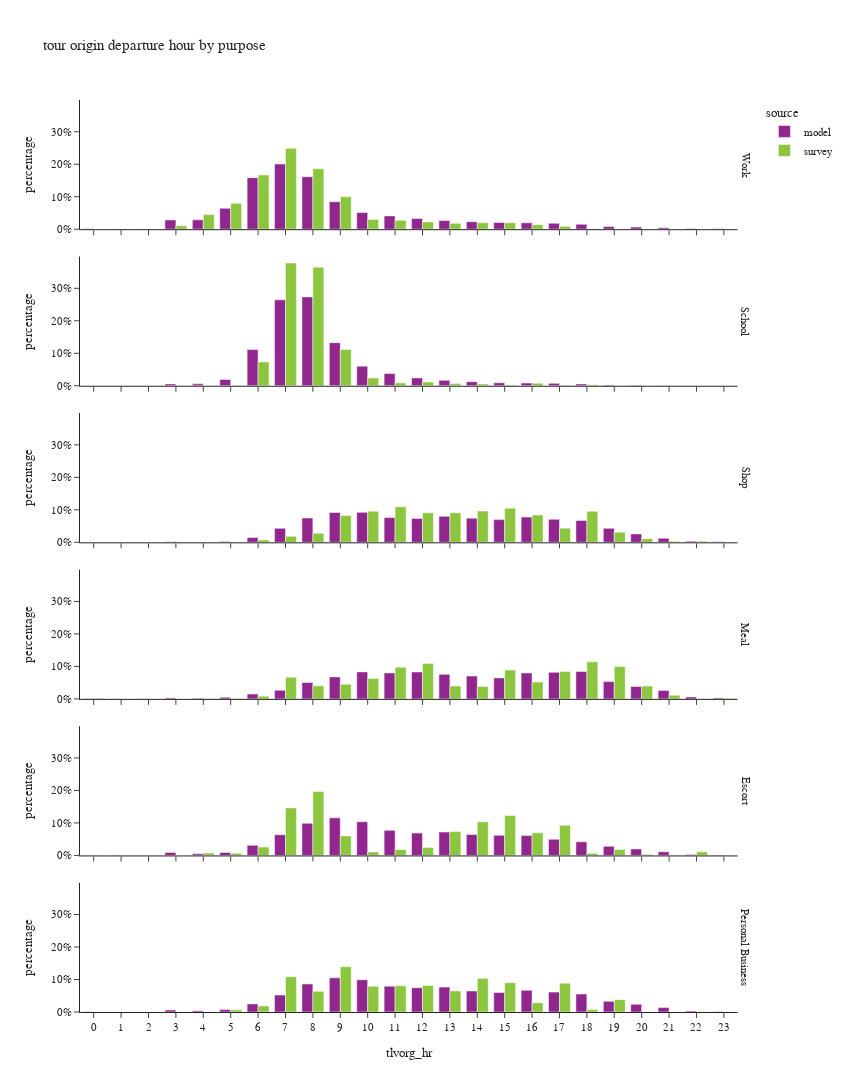

Write notebook code for a chart like this one.
### Code cell
df_plot = df_tour.groupby(['tlvorg_hr','pdpurp_label','source'])['toexpfac'].agg(sample_count='size', toexpfac='sum').reset_index()
df_plot['percentage'] = df_plot.groupby(['pdpurp_label','source'], group_keys=False)['toexpfac']. \
    apply(lambda x: x / float(x.sum()))

fig = px.bar(df_plot.sort_values(['source','pdpurp_label']),
             x="tlvorg_hr", y="percentage", color="source",barmode="group",
             facet_row='pdpurp_label',
             hover_data=['toexpfac','sample_count'],
             title="tour origin departure hour by purpose")
fig.update_layout(height=1500, width=850)
fig.for_each_annotation(lambda a: a.update(text = a.text.split("=")[-1]))
fig.for_each_xaxis(lambda a: a.update(dict(dtick = 1, categoryorder='category ascending')))
fig.for_each_yaxis(lambda a: a.update(dict(tickformat=".0%")))
fig.show()

### Figure 1 — Plotly figure (JSON) as saved in the notebook; plotly's stock layout.template omitted (floating-point values rounded to 4 significant figures)
{"data": [{"alignmentgroup": "True", "customdata": [[1644.0, 1644.0], [1017.0, 1017.0], [411.0, 411.0], [45980.0, 45980.0], [46380.0, 46380.0], [103300.0, 103300.0], [255500.0, 255500.0], [322900.0, 322900.0], [260000.0, 260000.0], [136300.0, 136300.0], [82600.0, 82600.0], [65860.0, 65860.0], [52890.0, 52890.0], [42870.0, 42870.0], [37070.0, 37070.0], [32980.0, 32980.0], [31600.0, 31600.0], [29570.0, 29570.0], [24430.0, 24430.0], [12990.0, 12990.0], [10460.0, 10460.0], [7116.0, 7116.0], [3363.0, 3363.0], [2359.0, 2359.0]], "hovertemplate": "source=model<br>pdpurp_label=Work<br>tlvorg_hr=%{x}<br>percentage=%{y}<br>toexpfac=%{customdata[0]}<br>sample_count=%{customdata[1]}<extra></extra>", "legendgroup": "model", "marker": {"color": "#91268F", "pattern": {"shape": ""}}, "name": "model", "offsetgroup": "model", "orientation": "v", "showlegend": true, "textposition": "auto", "type": "bar", "x": [0, 1, 2, 3, 4, 5, 6, 7, 8, 9, 10, 11, 12, 13, 14, 15, 16, 17, 18, 19, 20, 21, 22, 23], "xaxis": "x6", "y": [0.001021, 0.0006318, 0.0002553, 0.02856, 0.02882, 0.0642, 0.1587, 0.2006, 0.1615, 0.08468, 0.05132, 0.04092, 0.03286, 0.02664, 0.02303, 0.02049, 0.01963, 0.01837, 0.01518, 0.008072, 0.006497, 0.004421, 0.002089, 0.001466], "yaxis": "y6"}, {"alignmentgroup": "True", "customdata": [[1.0, 1.0], [0.0, 0.0], [0.0, 0.0], [3435.0, 3435.0], [3558.0, 3558.0], [11630.0, 11630.0], [67350.0, 67350.0], [159900.0, 159900.0], [165300.0, 165300.0], [80160.0, 80160.0], [36530.0, 36530.0], [22700.0, 22700.0], [14640.0, 14640.0], [10060.0, 10060.0], [7493.0, 7493.0], [5603.0, 5603.0], [5007.0, 5007.0], [4498.0, 4498.0], [3492.0, 3492.0], [1267.0, 1267.0], [1139.0, 1139.0], [697.0, 697.0], [10.0, 10.0], [1.0, 1.0]], "hovertemplate": "source=model<br>pdpurp_label=School<br>tlvorg_hr=%{x}<br>percentage=%{y}<br>toexpfac=%{customdata[0]}<br>sample_count=%{customdata[1]}<extra></extra>", "legendgroup": "model", "marker": {"color": "#91268F", "pattern": {"shape": ""}}, "name": "model", "offsetgroup": "model", "orientation": "v", "showlegend": false, "textposition": "auto", "type": "bar", "x": [0, 1, 2, 3, 4, 5, 6, 7, 8, 9, 10, 11, 12, 13, 14, 15, 16, 17, 18, 19, 20, 21, 22, 23], "xaxis": "x5", "y": [1.654e-06, 0.0, 0.0, 0.005682, 0.005886, 0.01923, 0.1114, 0.2645, 0.2735, 0.1326, 0.06043, 0.03756, 0.02422, 0.01664, 0.0124, 0.009269, 0.008283, 0.007441, 0.005777, 0.002096, 0.001884, 0.001153, 1.654e-05, 1.654e-06], "yaxis": "y5"}, {"alignmentgroup": "True", "customdata": [[304.0, 304.0], [263.0, 263.0], [120.0, 120.0], [1226.0, 1226.0], [918.0, 918.0], [2107.0, 2107.0], [10900.0, 10900.0], [31470.0, 31470.0], [54740.0, 54740.0], [67060.0, 67060.0], [67410.0, 67410.0], [55600.0, 55600.0], [53800.0, 53800.0], [58540.0, 58540.0], [54400.0, 54400.0], [51070.0, 51070.0], [56810.0, 56810.0], [51700.0, 51700.0], [49300.0, 49300.0], [31480.0, 31480.0], [18900.0, 18900.0], [9028.0, 9028.0], [2479.0, 2479.0], [1231.0, 1231.0]], "hovertemplate": "source=model<br>pdpurp_label=Shop<br>tlvorg_hr=%{x}<br>percentage=%{y}<br>toexpfac=%{customdata[0]}<br>sample_count=%{customdata[1]}<extra></extra>", "legendgroup": "model", "marker": {"color": "#91268F", "pattern": {"shape": ""}}, "name": "model", "offsetgroup": "model", "orientation": "v", "showlegend": false, "textposition": "auto", "type": "bar", "x": [0, 1, 2, 3, 4, 5, 6, 7, 8, 9, 10, 11, 12, 13, 14, 15, 16, 17, 18, 19, 20, 21, 22, 23], "xaxis": "x4", "y": [0.000416, 0.0003599, 0.0001642, 0.001678, 0.001256, 0.002883, 0.01491, 0.04306, 0.0749, 0.09175, 0.09223, 0.07607, 0.07361, 0.0801, 0.07444, 0.06988, 0.07773, 0.07075, 0.06746, 0.04308, 0.02586, 0.01235, 0.003392, 0.001684], "yaxis": "y4"}, {"alignmentgroup": "True", "customdata": [[385.0, 385.0], [256.0, 256.0], [114.0, 114.0], [1183.0, 1183.0], [862.0, 862.0], [1859.0, 1859.0], [5687.0, 5687.0], [10180.0, 10180.0], [19300.0, 19300.0], [25910.0, 25910.0], [31820.0, 31820.0], [30570.0, 30570.0], [31740.0, 31740.0], [28940.0, 28940.0], [26860.0, 26860.0], [24730.0, 24730.0], [30500.0, 30500.0], [31300.0, 31300.0], [32280.0, 32280.0], [20370.0, 20370.0], [14740.0, 14740.0], [10020.0, 10020.0], [2343.0, 2343.0], [1049.0, 1049.0]], "hovertemplate": "source=model<br>pdpurp_label=Meal<br>tlvorg_hr=%{x}<br>percentage=%{y}<br>toexpfac=%{customdata[0]}<br>sample_count=%{customdata[1]}<extra></extra>", "legendgroup": "model", "marker": {"color": "#91268F", "pattern": {"shape": ""}}, "name": "model", "offsetgroup": "model", "orientation": "v", "showlegend": false, "textposition": "auto", "type": "bar", "x": [0, 1, 2, 3, 4, 5, 6, 7, 8, 9, 10, 11, 12, 13, 14, 15, 16, 17, 18, 19, 20, 21, 22, 23], "xaxis": "x3", "y": [0.001005, 0.0006684, 0.0002977, 0.003089, 0.002251, 0.004854, 0.01485, 0.02657, 0.05039, 0.06766, 0.08307, 0.07983, 0.08286, 0.07557, 0.07013, 0.06456, 0.07965, 0.08172, 0.0843, 0.05318, 0.03847, 0.02617, 0.006118, 0.002739], "yaxis": "y3"}, {"alignmentgroup": "True", "customdata": [[234.0, 234.0], [194.0, 194.0], [114.0, 114.0], [5874.0, 5874.0], [3341.0, 3341.0], [5850.0, 5850.0], [19590.0, 19590.0], [39920.0, 39920.0], [62030.0, 62030.0], [72560.0, 72560.0], [65000.0, 65000.0], [48510.0, 48510.0], [43190.0, 43190.0], [45190.0, 45190.0], [40480.0, 40480.0], [38740.0, 38740.0], [38360.0, 38360.0], [31230.0, 31230.0], [26420.0, 26420.0], [17720.0, 17720.0], [12570.0, 12570.0], [7000.0, 7000.0], [2052.0, 2052.0], [1080.0, 1080.0]], "hovertemplate": "source=model<br>pdpurp_label=Escort<br>tlvorg_hr=%{x}<br>percentage=%{y}<br>toexpfac=%{customdata[0]}<br>sample_count=%{customdata[1]}<extra></extra>", "legendgroup": "model", "marker": {"color": "#91268F", "pattern": {"shape": ""}}, "name": "model", "offsetgroup": "model", "orientation": "v", "showlegend": false, "textposition": "auto", "type": "bar", "x": [0, 1, 2, 3, 4, 5, 6, 7, 8, 9, 10, 11, 12, 13, 14, 15, 16, 17, 18, 19, 20, 21, 22, 23], "xaxis": "x2", "y": [0.0003731, 0.0003093, 0.0001817, 0.009365, 0.005326, 0.009327, 0.03123, 0.06365, 0.09889, 0.1157, 0.1036, 0.07734, 0.06885, 0.07204, 0.06454, 0.06176, 0.06115, 0.04979, 0.04212, 0.02825, 0.02004, 0.01116, 0.003271, 0.001722], "yaxis": "y2"}, {"alignmentgroup": "True", "customdata": [[181.0, 181.0], [112.0, 112.0], [46.0, 46.0], [2515.0, 2515.0], [1455.0, 1455.0], [3162.0, 3162.0], [9843.0, 9843.0], [20570.0, 20570.0], [34090.0, 34090.0], [41620.0, 41620.0], [39340.0, 39340.0], [31520.0, 31520.0], [29580.0, 29580.0], [30330.0, 30330.0], [25620.0, 25620.0], [23780.0, 23780.0], [26480.0, 26480.0], [24230.0, 24230.0], [21900.0, 21900.0], [13040.0, 13040.0], [9384.0, 9384.0], [5390.0, 5390.0], [1218.0, 1218.0], [560.0, 560.0]], "hovertemplate": "source=model<br>pdpurp_label=Personal Business<br>tlvorg_hr=%{x}<br>percentage=%{y}<br>toexpfac=%{customdata[0]}<br>sample_count=%{customdata[1]}<extra></extra>", "legendgroup": "model", "marker": {"color": "#91268F", "pattern": {"shape": ""}}, "name": "model", "offsetgroup": "model", "orientation": "v", "showlegend": false, "textposition": "auto", "type": "bar", "x": [0, 1, 2, 3, 4, 5, 6, 7, 8, 9, 10, 11, 12, 13, 14, 15, 16, 17, 18, 19, 20, 21, 22, 23], "xaxis": "x", "y": [0.0004571, 0.0002828, 0.0001162, 0.006351, 0.003675, 0.007985, 0.02486, 0.05195, 0.0861, 0.1051, 0.09936, 0.07959, 0.07472, 0.0766, 0.06469, 0.06007, 0.06686, 0.0612, 0.05531, 0.03293, 0.0237, 0.01361, 0.003076, 0.001414], "yaxis": "y"}, {"alignmentgroup": "True", "customdata": [[0.0, 0.0], [290.0, 1.0], [0.0, 0.0], [14790.0, 21.0], [62330.0, 65.0], [110600.0, 135.0], [231800.0, 369.0], [345800.0, 614.0], [258900.0, 504.0], [138800.0, 292.0], [41930.0, 170.0], [37960.0, 99.0], [31180.0, 106.0], [24950.0, 69.0], [27290.0, 62.0], [27510.0, 50.0], [19080.0, 33.0], [12320.0, 34.0], [1955.0, 10.0], [745.8, 7.0], [270.8, 7.0], [113.8, 3.0], [387.4, 6.0], [235.3, 1.0]], "hovertemplate": "source=survey<br>pdpurp_label=Work<br>tlvorg_hr=%{x}<br>percentage=%{y}<br>toexpfac=%{customdata[0]}<br>sample_count=%{customdata[1]}<extra></extra>", "legendgroup": "survey", "marker": {"color": "#8CC63E", "pattern": {"shape": ""}}, "name": "survey", "offsetgroup": "survey", "orientation": "v", "showlegend": true, "textposition": "auto", "type": "bar", "x": [0, 1, 2, 3, 4, 5, 6, 7, 8, 9, 10, 11, 12, 13, 14, 15, 16, 17, 18, 19, 20, 21, 22, 23], "xaxis": "x6", "y": [0.0, 0.0002088, 0.0, 0.01065, 0.04487, 0.07959, 0.1669, 0.2489, 0.1864, 0.0999, 0.03019, 0.02732, 0.02245, 0.01796, 0.01964, 0.0198, 0.01373, 0.008868, 0.001407, 0.0005368, 0.0001949, 8.192e-05, 0.0002788, 0.0001694], "yaxis": "y6"}, {"alignmentgroup": "True", "customdata": [[0.0, 0.0], [0.0, 0.0], [0.0, 0.0], [0.0, 0.0], [86.69, 1.0], [454.4, 4.0], [35840.0, 28.0], [184800.0, 229.0], [178500.0, 262.0], [54740.0, 55.0], [11580.0, 19.0], [4314.0, 14.0], [5559.0, 9.0], [3239.0, 11.0], [2722.0, 6.0], [1054.0, 4.0], [3913.0, 7.0], [869.4, 5.0], [1514.0, 1.0], [0.0, 0.0], [0.0, 0.0], [0.0, 0.0], [0.0, 0.0], [0.0, 0.0]], "hovertemplate": "source=survey<br>pdpurp_label=School<br>tlvorg_hr=%{x}<br>percentage=%{y}<br>toexpfac=%{customdata[0]}<br>sample_count=%{customdata[1]}<extra></extra>", "legendgroup": "survey", "marker": {"color": "#8CC63E", "pattern": {"shape": ""}}, "name": "survey", "offsetgroup": "survey", "orientation": "v", "showlegend": false, "textposition": "auto", "type": "bar", "x": [0, 1, 2, 3, 4, 5, 6, 7, 8, 9, 10, 11, 12, 13, 14, 15, 16, 17, 18, 19, 20, 21, 22, 23], "xaxis": "x5", "y": [0.0, 0.0, 0.0, 0.0, 0.0001772, 0.0009289, 0.07327, 0.3778, 0.3648, 0.1119, 0.02367, 0.008818, 0.01136, 0.006621, 0.005565, 0.002155, 0.007999, 0.001777, 0.003095, 0.0, 0.0, 0.0, 0.0, 0.0], "yaxis": "y5"}, {"alignmentgroup": "True", "customdata": [[143.5, 1.0], [0.0, 0.0], [570.9, 1.0], [0.0, 0.0], [0.0, 0.0], [776.8, 5.0], [4770.0, 8.0], [12110.0, 36.0], [18150.0, 53.0], [53830.0, 115.0], [62550.0, 163.0], [71300.0, 122.0], [59180.0, 124.0], [59430.0, 135.0], [62760.0, 154.0], [68690.0, 111.0], [55070.0, 110.0], [28440.0, 119.0], [62360.0, 102.0], [20440.0, 89.0], [7282.0, 32.0], [2020.0, 14.0], [2349.0, 7.0], [628.3, 3.0]], "hovertemplate": "source=survey<br>pdpurp_label=Shop<br>tlvorg_hr=%{x}<br>percentage=%{y}<br>toexpfac=%{customdata[0]}<br>sample_count=%{customdata[1]}<extra></extra>", "legendgroup": "survey", "marker": {"color": "#8CC63E", "pattern": {"shape": ""}}, "name": "survey", "offsetgroup": "survey", "orientation": "v", "showlegend": false, "textposition": "auto", "type": "bar", "x": [0, 1, 2, 3, 4, 5, 6, 7, 8, 9, 10, 11, 12, 13, 14, 15, 16, 17, 18, 19, 20, 21, 22, 23], "xaxis": "x4", "y": [0.0002198, 0.0, 0.0008745, 0.0, 0.0, 0.00119, 0.007306, 0.01855, 0.02781, 0.08245, 0.09581, 0.1092, 0.09065, 0.09103, 0.09612, 0.1052, 0.08436, 0.04356, 0.09552, 0.03132, 0.01115, 0.003093, 0.003599, 0.0009624], "yaxis": "y4"}, {"alignmentgroup": "True", "customdata": [[632.6, 1.0], [0.0, 0.0], [0.0, 0.0], [0.0, 0.0], [23.31, 1.0], [46.07, 2.0], [2926.0, 8.0], [23360.0, 20.0], [14130.0, 44.0], [15870.0, 49.0], [22020.0, 57.0], [34250.0, 106.0], [38170.0, 116.0], [13880.0, 61.0], [13340.0, 38.0], [31100.0, 56.0], [18200.0, 57.0], [29710.0, 96.0], [40050.0, 104.0], [34980.0, 55.0], [13820.0, 32.0], [3917.0, 11.0], [64.43, 2.0], [592.3, 2.0]], "hovertemplate": "source=survey<br>pdpurp_label=Meal<br>tlvorg_hr=%{x}<br>percentage=%{y}<br>toexpfac=%{customdata[0]}<br>sample_count=%{customdata[1]}<extra></extra>", "legendgroup": "survey", "marker": {"color": "#8CC63E", "pattern": {"shape": ""}}, "name": "survey", "offsetgroup": "survey", "orientation": "v", "showlegend": false, "textposition": "auto", "type": "bar", "x": [0, 1, 2, 3, 4, 5, 6, 7, 8, 9, 10, 11, 12, 13, 14, 15, 16, 17, 18, 19, 20, 21, 22, 23], "xaxis": "x3", "y": [0.001802, 0.0, 0.0, 0.0, 6.64e-05, 0.0001312, 0.008334, 0.06653, 0.04025, 0.0452, 0.06272, 0.09756, 0.1087, 0.03954, 0.038, 0.08859, 0.05183, 0.08462, 0.1141, 0.09964, 0.03938, 0.01116, 0.0001835, 0.001687], "yaxis": "y3"}, {"alignmentgroup": "True", "customdata": [[0.0, 0.0], [0.0, 0.0], [0.0, 0.0], [0.0, 0.0], [4054.0, 1.0], [3622.0, 8.0], [14010.0, 15.0], [79710.0, 112.0], [107400.0, 150.0], [32800.0, 46.0], [5779.0, 27.0], [9936.0, 23.0], [13460.0, 38.0], [40000.0, 47.0], [56440.0, 72.0], [67080.0, 81.0], [38020.0, 55.0], [50700.0, 53.0], [3507.0, 17.0], [9895.0, 16.0], [2108.0, 8.0], [330.3, 5.0], [6096.0, 5.0], [0.0, 0.0]], "hovertemplate": "source=survey<br>pdpurp_label=Escort<br>tlvorg_hr=%{x}<br>percentage=%{y}<br>toexpfac=%{customdata[0]}<br>sample_count=%{customdata[1]}<extra></extra>", "legendgroup": "survey", "marker": {"color": "#8CC63E", "pattern": {"shape": ""}}, "name": "survey", "offsetgroup": "survey", "orientation": "v", "showlegend": false, "textposition": "auto", "type": "bar", "x": [0, 1, 2, 3, 4, 5, 6, 7, 8, 9, 10, 11, 12, 13, 14, 15, 16, 17, 18, 19, 20, 21, 22, 23], "xaxis": "x2", "y": [0.0, 0.0, 0.0, 0.0, 0.00744, 0.006646, 0.02571, 0.1463, 0.1971, 0.06019, 0.01061, 0.01823, 0.0247, 0.07341, 0.1036, 0.1231, 0.06976, 0.09304, 0.006436, 0.01816, 0.003868, 0.0006061, 0.01119, 0.0], "yaxis": "y2"}, {"alignmentgroup": "True", "customdata": [[0.0, 0.0], [0.0, 0.0], [0.0, 0.0], [0.0, 0.0], [0.0, 0.0], [2325.0, 5.0], [6447.0, 21.0], [37490.0, 62.0], [21980.0, 68.0], [48230.0, 89.0], [27460.0, 93.0], [27890.0, 73.0], [28210.0, 84.0], [22480.0, 86.0], [35850.0, 81.0], [31190.0, 68.0], [9833.0, 53.0], [30680.0, 36.0], [2634.0, 22.0], [13170.0, 15.0], [6.854, 1.0], [29.47, 1.0], [197.4, 1.0], [0.0, 0.0]], "hovertemplate": "source=survey<br>pdpurp_label=Personal Business<br>tlvorg_hr=%{x}<br>percentage=%{y}<br>toexpfac=%{customdata[0]}<br>sample_count=%{customdata[1]}<extra></extra>", "legendgroup": "survey", "marker": {"color": "#8CC63E", "pattern": {"shape": ""}}, "name": "survey", "offsetgroup": "survey", "orientation": "v", "showlegend": false, "textposition": "auto", "type": "bar", "x": [0, 1, 2, 3, 4, 5, 6, 7, 8, 9, 10, 11, 12, 13, 14, 15, 16, 17, 18, 19, 20, 21, 22, 23], "xaxis": "x", "y": [0.0, 0.0, 0.0, 0.0, 0.0, 0.006719, 0.01863, 0.1083, 0.06352, 0.1393, 0.07934, 0.08059, 0.08151, 0.06495, 0.1036, 0.09011, 0.02841, 0.08864, 0.00761, 0.03804, 1.98e-05, 8.516e-05, 0.0005704, 0.0], "yaxis": "y"}], "layout": {"annotations": [{"font": {}, "showarrow": false, "text": "Personal Business", "textangle": 90, "x": 0.98, "xanchor": "left", "xref": "paper", "y": 0.07083, "yanchor": "middle", "yref": "paper"}, {"font": {}, "showarrow": false, "text": "Escort", "textangle": 90, "x": 0.98, "xanchor": "left", "xref": "paper", "y": 0.2425, "yanchor": "middle", "yref": "paper"}, {"font": {}, "showarrow": false, "text": "Meal", "textangle": 90, "x": 0.98, "xanchor": "left", "xref": "paper", "y": 0.4142, "yanchor": "middle", "yref": "paper"}, {"font": {}, "showarrow": false, "text": "Shop", "textangle": 90, "x": 0.98, "xanchor": "left", "xref": "paper", "y": 0.5858, "yanchor": "middle", "yref": "paper"}, {"font": {}, "showarrow": false, "text": "School", "textangle": 90, "x": 0.98, "xanchor": "left", "xref": "paper", "y": 0.7575, "yanchor": "middle", "yref": "paper"}, {"font": {}, "showarrow": false, "text": "Work", "textangle": 90, "x": 0.98, "xanchor": "left", "xref": "paper", "y": 0.9292, "yanchor": "middle", "yref": "paper"}], "barmode": "group", "height": 1500, "legend": {"title": {"text": "source"}, "tracegroupgap": 0}, "title": {"text": "tour origin departure hour by purpose"}, "width": 850, "xaxis": {"anchor": "y", "categoryorder": "category ascending", "domain": [0.0, 0.98], "dtick": 1, "title": {"text": "tlvorg_hr"}}, "xaxis2": {"anchor": "y2", "categoryorder": "category ascending", "domain": [0.0, 0.98], "dtick": 1, "matches": "x", "showticklabels": false}, "xaxis3": {"anchor": "y3", "categoryorder": "category ascending", "domain": [0.0, 0.98], "dtick": 1, "matches": "x", "showticklabels": false}, "xaxis4": {"anchor": "y4", "categoryorder": "category ascending", "domain": [0.0, 0.98], "dtick": 1, "matches": "x", "showticklabels": false}, "xaxis5": {"anchor": "y5", "categoryorder": "category ascending", "domain": [0.0, 0.98], "dtick": 1, "matches": "x", "showticklabels": false}, "xaxis6": {"anchor": "y6", "categoryorder": "category ascending", "domain": [0.0, 0.98], "dtick": 1, "matches": "x", "showticklabels": false}, "yaxis": {"anchor": "x", "domain": [0.0, 0.1417], "tickformat": ".0%", "title": {"text": "percentage"}}, "yaxis2": {"anchor": "x2", "domain": [0.1717, 0.3133], "matches": "y", "tickformat": ".0%", "title": {"text": "percentage"}}, "yaxis3": {"anchor": "x3", "domain": [0.3433, 0.485], "matches": "y", "tickformat": ".0%", "title": {"text": "percentage"}}, "yaxis4": {"anchor": "x4", "domain": [0.515, 0.6567], "matches": "y", "tickformat": ".0%", "title": {"text": "percentage"}}, "yaxis5": {"anchor": "x5", "domain": [0.6867, 0.8283], "matches": "y", "tickformat": ".0%", "title": {"text": "percentage"}}, "yaxis6": {"anchor": "x6", "domain": [0.8583, 1.0], "matches": "y", "tickformat": ".0%", "title": {"text": "percentage"}}}}
